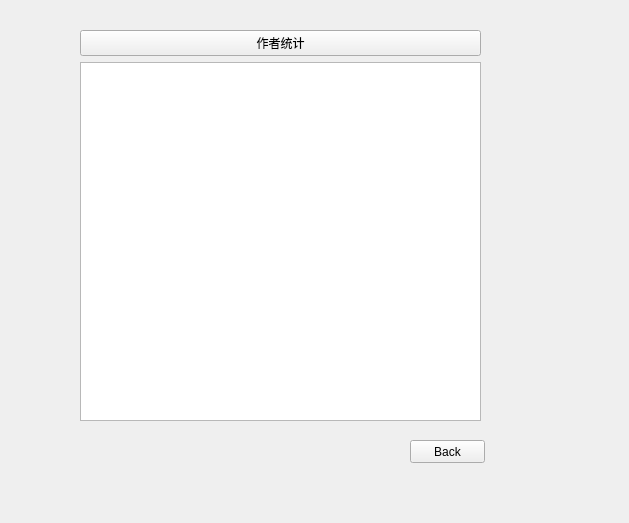
<?xml version="1.0" encoding="UTF-8"?>
<ui version="4.0">
 <class>Form</class>
 <widget class="QWidget" name="Form">
  <property name="geometry">
   <rect>
    <x>0</x>
    <y>0</y>
    <width>629</width>
    <height>523</height>
   </rect>
  </property>
  <property name="windowTitle">
   <string>Form</string>
  </property>
  <widget class="QWidget" name="layoutWidget">
   <property name="geometry">
    <rect>
     <x>80</x>
     <y>30</y>
     <width>401</width>
     <height>391</height>
    </rect>
   </property>
   <layout class="QVBoxLayout" name="verticalLayout">
    <item>
     <widget class="QPushButton" name="pushButton">
      <property name="text">
       <string>作者统计</string>
      </property>
     </widget>
    </item>
    <item>
     <widget class="QPlainTextEdit" name="plainTextEdit"/>
    </item>
   </layout>
  </widget>
  <widget class="QPushButton" name="pushButton_2">
   <property name="geometry">
    <rect>
     <x>410</x>
     <y>440</y>
     <width>75</width>
     <height>23</height>
    </rect>
   </property>
   <property name="text">
    <string>Back</string>
   </property>
  </widget>
 </widget>
 <resources/>
 <connections/>
</ui>
